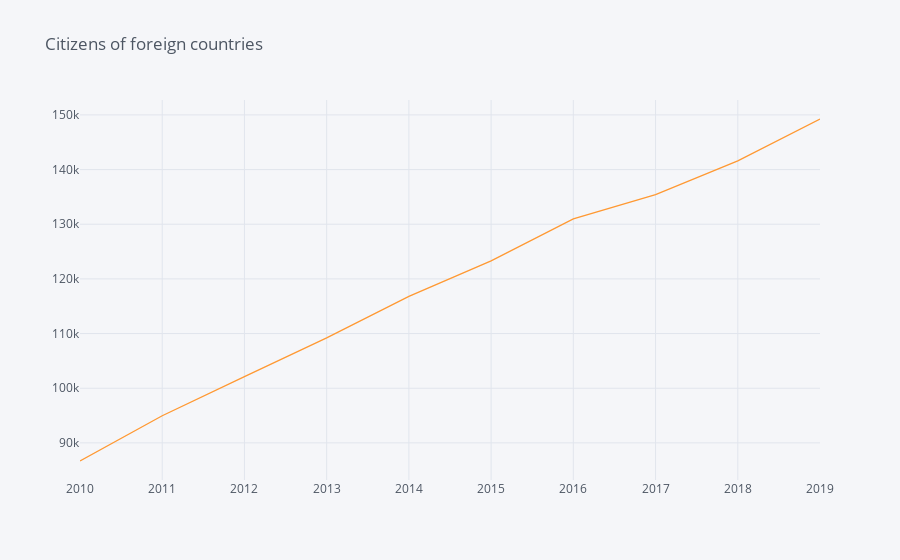

Write notebook code for a chart like this one.
### Markdown cell above
<b> This graph shows the citizens of foreign countries for the year 2019 throughout every region in Finland.

### Code cell
grouped1.loc["Citizens of foreign countries","MK01 Uusimaa"].iplot(title='Citizens of foreign countries')

### Figure 1 — Plotly figure (JSON) as saved in the notebook; plotly's stock layout.template omitted (floating-point values rounded to 4 significant figures)
{"data": [{"line": {"color": "rgba(255, 153, 51, 1.0)", "dash": "solid", "shape": "linear", "width": 1.3}, "mode": "lines", "name": "('Citizens of foreign countries', 'MK01 Uusimaa')", "text": "", "type": "scatter", "x": [2010, 2011, 2012, 2013, 2014, 2015, 2016, 2017, 2018, 2019], "y": [86685, 94966, 102118, 109213, 116791, 123300, 130963, 135412, 141597, 149253]}], "layout": {"legend": {"bgcolor": "#F5F6F9", "font": {"color": "#4D5663"}}, "paper_bgcolor": "#F5F6F9", "plot_bgcolor": "#F5F6F9", "title": {"font": {"color": "#4D5663"}, "text": "Citizens of foreign countries"}, "xaxis": {"gridcolor": "#E1E5ED", "showgrid": true, "tickfont": {"color": "#4D5663"}, "title": {"font": {"color": "#4D5663"}, "text": ""}, "zerolinecolor": "#E1E5ED"}, "yaxis": {"gridcolor": "#E1E5ED", "showgrid": true, "tickfont": {"color": "#4D5663"}, "title": {"font": {"color": "#4D5663"}, "text": ""}, "zerolinecolor": "#E1E5ED"}}}
